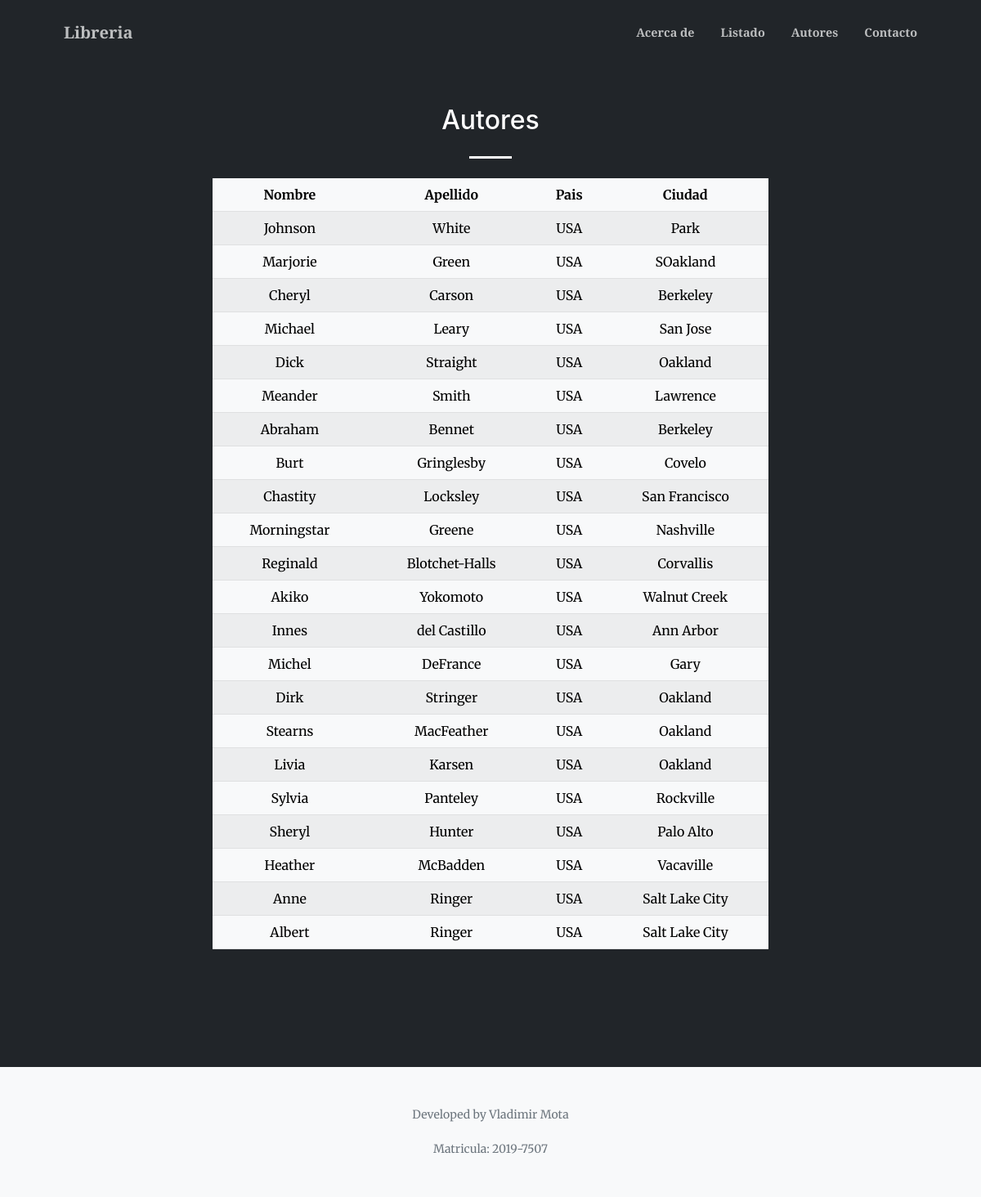
Screenshot of /autores.php with the database file from the repository.
### tables this page shows
CREATE TABLE `autores` (
  `id_autor` varchar(11) NOT NULL,
  `apellido` varchar(15) NOT NULL,
  `nombre` varchar(15) NOT NULL,
  `telefono` varchar(12) NOT NULL,
  `direccion` varchar(20) NOT NULL,
  `ciudad` varchar(15) NOT NULL,
  `estado` varchar(2) NOT NULL,
  `pais` varchar(3) NOT NULL,
  `cod_postal` int(5) NOT NULL,
  PRIMARY KEY  (`id_autor`)
);

### autores.php (the view, shortened to what this page needs)
<!DOCTYPE html>
<html lang="en">
    <head>
        <link href="https://cdn.jsdelivr.net/npm/bootstrap-icons@1.5.0/font/bootstrap-icons.css" rel="stylesheet" />
        <link href="https://cdnjs.cloudflare.com/ajax/libs/SimpleLightbox/2.1.0/simpleLightbox.min.css" rel="stylesheet" />
        <link href="css/styles.css" rel="stylesheet" />
        <link href="css/miEstilo.css" rel="stylesheet" />
    </head>
    <body id="page-top">
            <?php
             include "templates/nav.php";
            ?>
        <section class="page-section bg-dark" id="autores">
        <div class="col-lg-12 text-center">
    <h2 class="text-white mt-0 text-center">Autores</h2>
    <hr class="divider divider-light" />
</div>
<div class="container px-4 px-lg-5">
    <div class="row gx-4 gx-lg-5 justify-content-center">
        <div class="col-lg-8 text-center">
            <table class=" table table-light table-striped" id="tabla">
                <thead>
                    <tr>
                        <th scope="col">Nombre</th>
                        <th scope="col">Apellido</th>
                        <th scope="col">Pais</th>
                        <th scope="col">Ciudad</th>
                    </tr>
                </thead>
                <tbody>
                    <?php
                    require 'templates/conexion.php';
                    $stmt = $pdo->query('SELECT nombre, apellido, pais, ciudad FROM autores');
                    while ($row = $stmt->fetch()) { ?>
                        <tr>
                            <td><?= $row['nombre'] ?></td>
                            <td><?= $row['apellido'] ?></td>
                            <td><?= $row['pais'] ?></td>
                            <td><?= $row['ciudad'] ?></td>
                        </tr>
                    <?php
                    }
                    ?>
                </tbody>
            </table>
        </div>
    </div>
</div>
        </section>
        <?php
            include "templates/footer.php";
        ?>
    </body>
</html>

### rows the page displays
autores: nombre "Johnson", apellido "White", pais "USA", ciudad "Park"
autores: nombre "Marjorie", apellido "Green", pais "USA", ciudad "SOakland"
autores: nombre "Cheryl", apellido "Carson", pais "USA", ciudad "Berkeley"
autores: nombre "Michael", apellido "Leary", pais "USA", ciudad "San Jose"
autores: nombre "Dick", apellido "Straight", pais "USA", ciudad "Oakland"
autores: nombre "Meander", apellido "Smith", pais "USA", ciudad "Lawrence"
autores: nombre "Abraham", apellido "Bennet", pais "USA", ciudad "Berkeley"
autores: nombre "Burt", apellido "Gringlesby", pais "USA", ciudad "Covelo"
autores: nombre "Chastity", apellido "Locksley", pais "USA", ciudad "San Francisco"
autores: nombre "Morningstar", apellido "Greene", pais "USA", ciudad "Nashville"
autores: nombre "Reginald", apellido "Blotchet-Halls", pais "USA", ciudad "Corvallis"
autores: nombre "Akiko", apellido "Yokomoto", pais "USA", ciudad "Walnut Creek"
autores: nombre "Innes", apellido "del Castillo", pais "USA", ciudad "Ann Arbor"
autores: nombre "Michel", apellido "DeFrance", pais "USA", ciudad "Gary"
autores: nombre "Dirk", apellido "Stringer", pais "USA", ciudad "Oakland"
autores: nombre "Stearns", apellido "MacFeather", pais "USA", ciudad "Oakland"
autores: nombre "Livia", apellido "Karsen", pais "USA", ciudad "Oakland"
autores: nombre "Sylvia", apellido "Panteley", pais "USA", ciudad "Rockville"
autores: nombre "Sheryl", apellido "Hunter", pais "USA", ciudad "Palo Alto"
autores: nombre "Heather", apellido "McBadden", pais "USA", ciudad "Vacaville"
autores: nombre "Anne", apellido "Ringer", pais "USA", ciudad "Salt Lake City"
autores: nombre "Albert", apellido "Ringer", pais "USA", ciudad "Salt Lake City"
